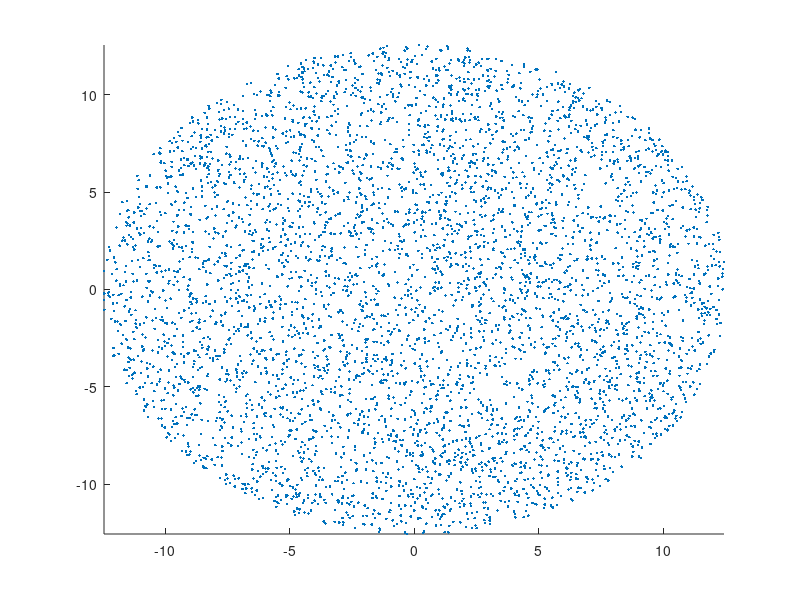

Write the MATLAB code that produced this figure. (Note: this script raises an error after producing the figure.)
clc; clear;
close all;


% question e plot domain f0
N=5000;
x0=0;
y0=0;
R=4 * pi;
axis tight
hold on
r=R*sqrt(rand(1,N));
seta=2*pi*rand(1,N);
x=r.*cos(seta);
y=r.*sin(seta);
x=x0+x;
y=y0+y;
figure(1);
plot(x,y,'.');hold on;
axis on;
train_set = [];
train_set_ele = [];
%obtain train set

for i = 1 : N
    train_set_ele = [x(i),y(i)];
    train_set = [train_set; train_set_ele];
end


%obtain sample result
observation = [];
for i = 1 : N
    res = f0(train_set(i));
    observation = [observation; res];
end


%obtain the sample result of the f0_inf
observation_inf = [];
for i = 1 : N
    res = f0_inf(train_set(i));
    observation_inf = [observation_inf; res];
end


%normalization

%max_train_set=max(train_set);
%max_train_set

train_set = normalize (train_set);
%max_observation=max(observation);
observation = normalize (observation);


%import Neural_Network
obj = Neural_Network; 
count = [];
der_total = [];
cost_list = [];
%{
for i = 1 : 500
    i
    count = [count i];
    obj.train_gradient_decent_fix_step(train_set(i, :), observation(i));
    der_total = [der_total obj.der_total];
    cost = cost_func(obj, train_set, observation, 5000);
    cost_list = [cost_list cost];
end
%}

%train for f0_inf
for i = 1 : 100
    i
    count = [count i];
    obj.train_gradient_decent_fix_step(train_set(i, :), observation_inf(i));
    der_total = [der_total obj.der_total];
    cost = cost_func(obj, train_set, observation_inf, 5000);
    cost_list = [cost_list cost];
end


%error_y = [];
%{
for i = 1 : 50
    i
    count = [count i];
    
    output_new = obj.train_gradient_decent_backtracking(train_set(i, :), observation(i));
    der_total = [der_total obj.der_total];
    %error = (output_new{10} - observation(i)) ^ 2;
    %error_y = [error_y error];
    cost = cost_func(obj, train_set, observation, 5000);
    cost_list = [cost_list cost];

    
end
%}

%obj.square_error_y = error_y;
%{
for i = 1 : 20
    i
    count = [count i];
    obj.train_conjugate_gradient_fix_step(train_set(i, :), observation(i));
    
    cost = cost_func(obj, train_set, observation, 5000);
    cost_list = [cost_list cost];
end
%}
%{
for i = 1 : 20
    i
    count = [count i];
    obj.train_conjugate_gradient_backtracking(train_set(i, :), observation(i));
    
    cost = cost_func(obj, train_set, observation, 5000);
    cost_list = [cost_list cost];
end
%}
figure(2);
plot (count, cost_list);

%figure(3);
%plot (count, der_total);


%question f
%{
[X, Y] = meshgrid(-100:0.5:100, -100:0.5:100);
grid_res = [];
size(X)
[r,c] = size (X);
for i = 1 : r
    row_res = [];
    for j = 1 : c
        res = f0([X(i, j), Y(i,j)]);
        row_res = [row_res res];
    end
    grid_res = [grid_res;row_res];
end

ann_res = [];
for i = 1 : r
    row_res = [];
    for j = 1 : c
        
        sample = [X(i, j), Y(i,j)];
        observation = obj.Forward(sample);
        row_res = [row_res observation{10}];
    end
    ann_res = [ann_res;row_res];
end
figure(4);
plot3(X, Y, grid_res);
%contourf(X, Y, grid_res);

figure(5);
plot3(X, Y, ann_res);
%contourf(X, Y, ann_res);
%}
function cost = cost_func(obj, sample, observation, sample_num)
    cost = 0;
    for  i = 1 : sample_num
        output = obj.Forward(sample(i, :));
        cost = cost + (output{10} - observation(i))^2;
    end
    cost = cost / sample_num;
end

        
function f0_res = f0(x)
    f0_res = sin (norm(x,2)) / norm(x,2);
end

function f0_inf_res = f0_inf(x)
    %f0_inf_res = sin (norm(x,inf)) / norm(x,inf);
    f0_inf_res = norm(x,inf);
end








        
        